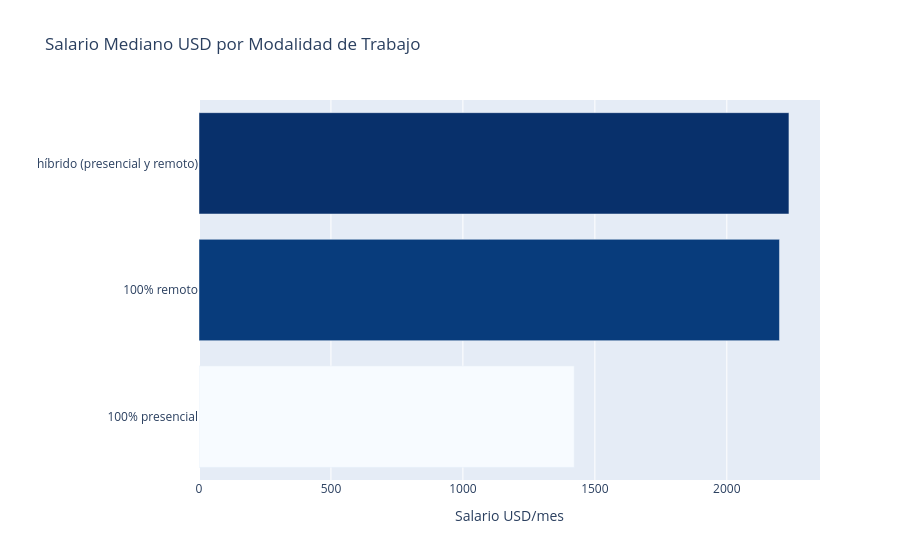

The notebook cell this image was saved under:
### Code cell
mediana_modalidad = df.groupby('modalidad')['salario_usd_mensual'].median().reset_index()
mediana_modalidad = mediana_modalidad.sort_values('salario_usd_mensual', ascending=True)

fig = px.bar(
    mediana_modalidad,
    x='salario_usd_mensual',
    y='modalidad',
    orientation='h',
    title='Salario Mediano USD por Modalidad de Trabajo',
    labels={'salario_usd_mensual': 'Salario USD/mes', 'modalidad': ''},
    color='salario_usd_mensual',
    color_continuous_scale='Blues'
)
fig.update_layout(coloraxis_showscale=False)
fig.show()

### Figure 1 — Plotly figure (JSON) as saved in the notebook; plotly's stock layout.template omitted (floating-point values rounded to 4 significant figures)
{"data": [{"hovertemplate": "Salario USD/mes=%{marker.color}<br>=%{y}<extra></extra>", "legendgroup": "", "marker": {"color": [1422.0, 2200.0, 2235.0], "coloraxis": "coloraxis", "pattern": {"shape": ""}}, "name": "", "orientation": "h", "showlegend": false, "textposition": "auto", "type": "bar", "x": [1422.0, 2200.0, 2235.0], "xaxis": "x", "y": ["100% presencial", "100% remoto", "híbrido (presencial y remoto)"], "yaxis": "y"}], "layout": {"barmode": "relative", "coloraxis": {"colorbar": {"title": {"text": "Salario USD/mes"}}, "colorscale": [[0, "rgb(247,251,255)"], [0.125, "rgb(222,235,247)"], [0.25, "rgb(198,219,239)"], [0.375, "rgb(158,202,225)"], [0.5, "rgb(107,174,214)"], [0.625, "rgb(66,146,198)"], [0.75, "rgb(33,113,181)"], [0.875, "rgb(8,81,156)"], [1, "rgb(8,48,107)"]], "showscale": false}, "legend": {"tracegroupgap": 0}, "title": {"text": "Salario Mediano USD por Modalidad de Trabajo"}, "xaxis": {"anchor": "y", "domain": [0, 1], "title": {"text": "Salario USD/mes"}}, "yaxis": {"anchor": "x", "domain": [0, 1], "title": {"text": ""}}}}
